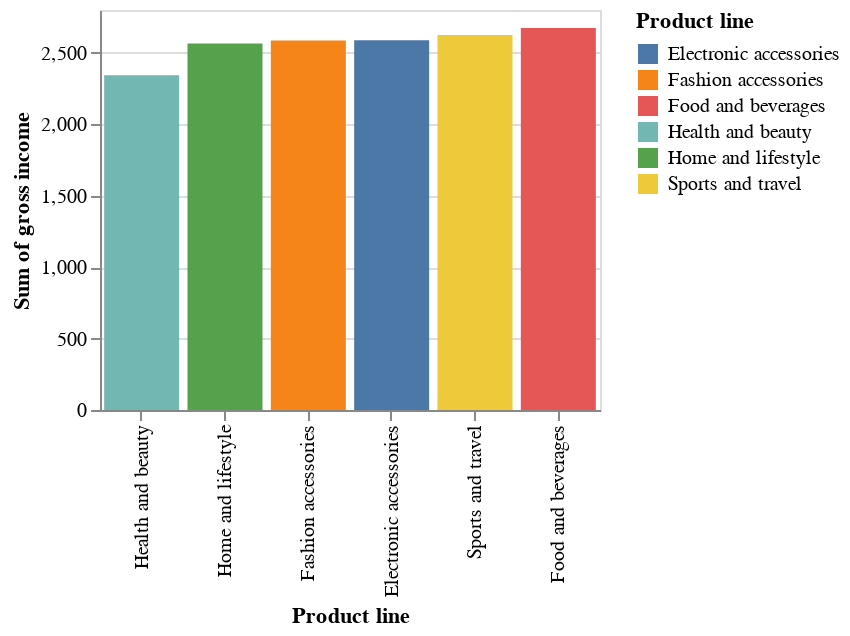

Write notebook code for a chart like this one.
### Code cell
bar2 = alt.Chart(walmart_df).mark_bar().encode(
    x = alt.X('Product line:N', sort='y'),
    y = 'sum(gross income):Q',
    color='Product line:N'
).properties(width = 250, height = 200)# .facet('Customer type', columns=1)

bar2

### Figure 1 — Vega specification as saved in the notebook (floating-point values rounded to 4 significant figures)
{"$schema": "https://vega.github.io/schema/vega/v5.json", "data": [{"name": "source_0"}, {"name": "data_0", "values": [{"Product line": "Health and beauty", "sum_gross income": 2343.0}, {"Product line": "Electronic accessories", "sum_gross income": 2588.0}, {"Product line": "Home and lifestyle", "sum_gross income": 2565.0}, {"Product line": "Sports and travel", "sum_gross income": 2625.0}, {"Product line": "Food and beverages", "sum_gross income": 2674.0}, {"Product line": "Fashion accessories", "sum_gross income": 2586.0}]}, {"name": "source_0_x_domain_Product line", "values": [{"Product line": "Health and beauty", "sort_field": 2343.0}, {"Product line": "Electronic accessories", "sort_field": 2588.0}, {"Product line": "Home and lifestyle", "sort_field": 2565.0}, {"Product line": "Sports and travel", "sort_field": 2625.0}, {"Product line": "Food and beverages", "sort_field": 2674.0}, {"Product line": "Fashion accessories", "sort_field": 2586.0}]}, {"name": "data_0_y_domain_sum_gross income", "values": [{"min": 2343.0, "max": 2674.0}]}, {"name": "data_0_color_domain_Product line", "values": [{"Product line": "Health and beauty"}, {"Product line": "Electronic accessories"}, {"Product line": "Home and lifestyle"}, {"Product line": "Sports and travel"}, {"Product line": "Food and beverages"}, {"Product line": "Fashion accessories"}]}], "marks": [{"type": "rect", "name": "marks", "from": {"data": "data_0"}, "encode": {"update": {"width": {"signal": "max(0.25, bandwidth('x'))"}, "fill": {"field": "Product line", "scale": "color"}, "x": {"field": "Product line", "scale": "x"}, "y": {"field": "sum_gross income", "scale": "y"}, "y2": {"value": 0, "scale": "y"}}}, "style": ["bar"]}], "scales": [{"name": "x", "type": "band", "domain": {"data": "source_0_x_domain_Product line", "field": "Product line", "sort": {"op": "max", "field": "sort_field"}}, "range": [0, {"signal": "width"}], "paddingOuter": 0.05, "paddingInner": 0.1}, {"name": "y", "type": "linear", "domain": [{"signal": "(data(\"data_0_y_domain_sum_gross income\")[0] || {}).min"}, {"signal": "(data(\"data_0_y_domain_sum_gross income\")[0] || {}).max"}], "range": [{"signal": "height"}, 0], "nice": true, "zero": true}, {"name": "color", "type": "ordinal", "domain": {"data": "data_0_color_domain_Product line", "field": "Product line", "sort": true}, "range": "category"}], "axes": [{"scale": "y", "labels": false, "zindex": 0, "minExtent": 0, "orient": "left", "domain": false, "grid": true, "gridScale": "x", "ticks": false, "tickCount": {"signal": "ceil(height/40)"}, "maxExtent": 0, "aria": false}, {"scale": "x", "labelAngle": 270, "labelBaseline": "middle", "zindex": 0, "grid": false, "orient": "bottom", "title": "Product line", "labelAlign": "right"}, {"scale": "y", "grid": false, "title": "Sum of gross income", "zindex": 0, "labelOverlap": true, "orient": "left", "tickCount": {"signal": "ceil(height/40)"}}], "style": "cell", "height": 200, "background": "white", "padding": 5, "legends": [{"fill": "color", "symbolType": "square", "title": "Product line"}], "width": 250}
